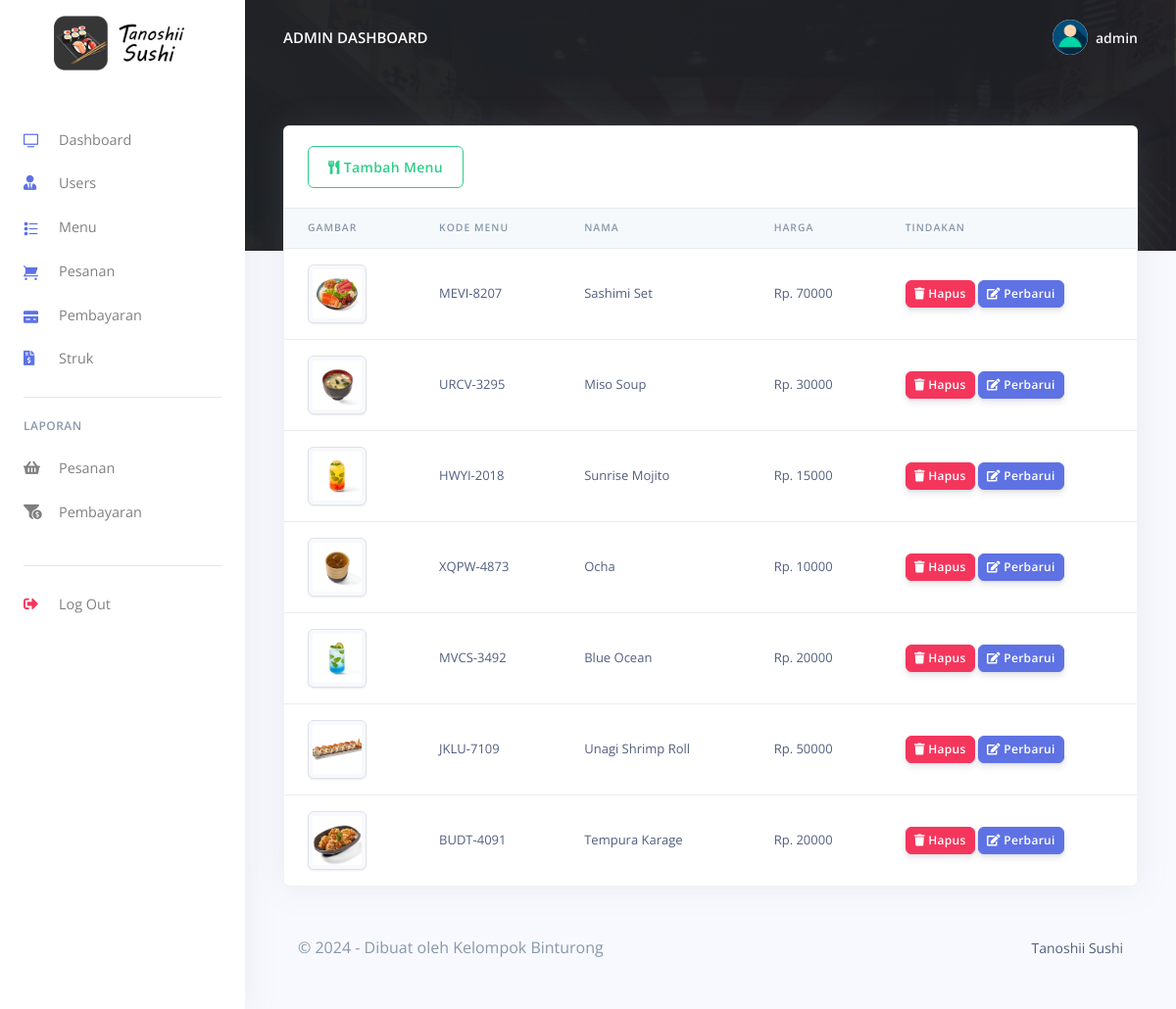
The app's page /Resto/admin/menu.php (signed in) with its own data.
### tables this page shows
CREATE TABLE `users` (
  `id_users` int(11) NOT NULL,
  `email` varchar(255) NOT NULL,
  `nama_user` varchar(50) DEFAULT NULL,
  `password` varchar(255) NOT NULL,
  `user_type` enum('admin','pelanggan','kasir','koki') NOT NULL,
  `created_at` timestamp NOT NULL DEFAULT current_timestamp()
);

CREATE TABLE `menu` (
  `id_menu` varchar(200) NOT NULL,
  `kode_menu` varchar(200) NOT NULL,
  `nama_menu` varchar(200) NOT NULL,
  `gambar_menu` varchar(200) NOT NULL,
  `deskripsi_menu` longtext NOT NULL,
  `harga_menu` varchar(200) NOT NULL,
  `created_at` timestamp(6) NOT NULL DEFAULT current_timestamp(6) ON UPDATE current_timestamp(6)
);

### Resto/admin/menu.php (the view, shortened to what this page needs)
<?php
include('config/config.php');
require_once('partials/_head.php');
?>
<body>
  <?php
  require_once('partials/_sidebar.php');
  ?>
  <div class="main-content">
    <?php
    require_once('partials/_topnav.php');
    ?>
    <div class="container-fluid mt--8">
      <div class="row">
        <div class="col">
          <div class="card shadow">
            <div class="card-header border-0">
              <a href="tambah_menu.php" class="btn btn-outline-success">
                <i class="fas fa-utensils"></i>
                Tambah Menu
              </a>
            </div>
            <div class="table-responsive">
              <table class="table align-items-center table-flush">
                <thead class="thead-light">
                  <tr>
                    <th scope="col">Gambar</th>
                    <th scope="col">Kode Menu</th>
                    <th scope="col">Nama</th>
                    <th scope="col">Harga</th>
                    <th scope="col">Tindakan</th>
                  </tr>
                </thead>
                <tbody>
                  <?php
                  $ret = "SELECT * FROM menu";
                  $stmt = $mysqli->prepare($ret);
                  $stmt->execute();
                  $res = $stmt->get_result();
                  while ($prod = $res->fetch_object()) {
                  ?>
                    <tr>
                      <td>
                        <?php
                        if ($prod->gambar_menu) {
                          echo "<img src='assets/img/menu/$prod->gambar_menu' height='60' width='60' class='img-thumbnail'>";
                        } else {
                          echo "<img src='assets/img/menu/default.jpg' height='60' width='60' class='img-thumbnail'>";
                        }
                        ?>
                      </td>
                      <td><?php echo $prod->kode_menu; ?></td>
                      <td><?php echo $prod->nama_menu; ?></td>
                      <td>Rp. <?php echo $prod->harga_menu; ?></td>
                      <td>
                        <a href="menu.php?delete=<?php echo $prod->id_menu; ?>">
                          <button class="btn btn-sm btn-danger">
                            <i class="fas fa-trash"></i>
                            Hapus
                          </button>
                        </a>
                        <a href="perbarui_menu.php?update=<?php echo $prod->id_menu; ?>">
                          <button class="btn btn-sm btn-primary">
                            <i class="fas fa-edit"></i>
                            Perbarui
                          </button>
                        </a>
                      </td>
                    </tr>
                  <?php } ?>
                </tbody>
              </table>
            </div>
          </div>
        </div>
      </div>
      <?php
      require_once('partials/_footer.php');
      ?>
    </div>
  </div>
</body>
</html>

### Resto/admin/partials/_sidebar.php (shortened to what this page needs)
<?php
$id_users = $_SESSION['id_users'];
$ret = "SELECT * FROM  users  WHERE id_users = '$id_users'";
$stmt = $mysqli->prepare($ret);
$stmt->execute();
$res = $stmt->get_result();
while ($users = $res->fetch_object()) {
?>
  <nav class="navbar navbar-vertical fixed-left navbar-expand-md navbar-light bg-white" id="sidenav-main">
    <div class="container-fluid">
      <a class="navbar-brand pt-0" href="dasbor_admin.php">
        <img src="assets/img/brand/logo.png" class="navbar-brand-img" alt="...">
      </a>
      <div class="collapse navbar-collapse" id="sidenav-collapse-main">
        <ul class="navbar-nav">
          <li class="nav-item">
            <a class="nav-link" href="dasbor_admin.php">
              <i class="ni ni-tv-2 text-primary"></i> Dashboard
            </a>
          </li>
          <li class="nav-item">
            <a class="nav-link" href="user.php">
              <i class="fas fa-user-tie text-primary"></i> Users
            </a>
          </li>
          <li class="nav-item">
            <a class="nav-link" href="menu.php">
              <i class="ni ni-bullet-list-67 text-primary"></i>Menu
            </a>
          </li>
          <li class="nav-item">
            <a class="nav-link" href="pesanan.php">
              <i class="ni ni-cart text-primary"></i> Pesanan
            </a>
          </li>
          <li class="nav-item">
            <a class="nav-link" href="pembayaran.php">
              <i class="ni ni-credit-card text-primary"></i> Pembayaran
            </a>
          </li>
          <li class="nav-item">
            <a class="nav-link" href="struk.php">
              <i class="fas fa-file-invoice-dollar text-primary"></i> Struk
            </a>
          </li>
        </ul>
        <hr class="my-3">
        <h6 class="navbar-heading text-muted">Laporan</h6>
        <ul class="navbar-nav mb-md-3">
          <li class="nav-item">
            <a class="nav-link" href="laporan_pesanan.php">
              <i class="fas fa-shopping-basket"></i> Pesanan
            </a>
          </li>
          <li class="nav-item">
            <a class="nav-link" href="laporan_pembayaran.php">
              <i class="fas fa-funnel-dollar"></i> Pembayaran
            </a>
          </li>
        </ul>
        <hr class="my-3">
        <ul class="navbar-nav mb-md-3">
          <li class="nav-item">
            <a class="nav-link" href="logout.php">
              <i class="fas fa-sign-out-alt text-danger"></i> Log Out
            </a>
          </li>
        </ul>
      </div>
    </div>
  </nav>
<?php } ?>

### Resto/admin/partials/_topnav.php (shortened to what this page needs)
<?php
$id_users = $_SESSION['id_users'];
$ret = "SELECT * FROM  users  WHERE id_users = '$id_users'";
$stmt = $mysqli->prepare($ret);
$stmt->execute();
$res = $stmt->get_result();
while ($users = $res->fetch_object()) {
?>
    <nav class="navbar navbar-top navbar-expand-md navbar-dark" id="navbar-main">
        <div class="container-fluid">
            <a class="h4 mb-0 text-white text-uppercase d-none d-lg-inline-block" href="dasbor_admin.php"><?php echo $users->nama_user; ?> Dashboard</a>
            <ul class="navbar-nav align-items-center d-none d-md-flex">
                <li class="nav-item dropdown">
                    <a class="nav-link pr-0" href="#" role="button" data-toggle="dropdown" aria-haspopup="true" aria-expanded="false">
                        <div class="media align-items-center">
                            <span class="avatar avatar-sm rounded-circle">
                                <img alt="Image placeholder" src="assets/img/theme/user-a-min.png">
                            </span>
                            <div class="media-body ml-2 d-none d-lg-block">
                                <span class="mb-0 text-sm  font-weight-bold"><?php echo $users->nama_user; ?></span>
                            </div>
                        </div>
                    </a>
                </li>
            </ul>
        </div>
    </nav>
<?php } ?>

### records on screen
users: nama_user "ADMIN", nama_user "admin"
menu: gambar_menu (picture), kode_menu "MEVI-8207", nama_menu "Sashimi Set", harga_menu "70000"
menu: gambar_menu (picture), kode_menu "URCV-3295", nama_menu "Miso Soup", harga_menu "30000"
menu: gambar_menu (picture), kode_menu "HWYI-2018", nama_menu "Sunrise Mojito", harga_menu "15000"
menu: gambar_menu (picture), kode_menu "XQPW-4873", nama_menu "Ocha", harga_menu "10000"
menu: gambar_menu (picture), kode_menu "MVCS-3492", nama_menu "Blue Ocean", harga_menu "20000"
menu: gambar_menu (picture), kode_menu "JKLU-7109", nama_menu "Unagi Shrimp Roll", harga_menu "50000"
menu: gambar_menu (picture), kode_menu "BUDT-4091", nama_menu "Tempura Karage", harga_menu "20000"
